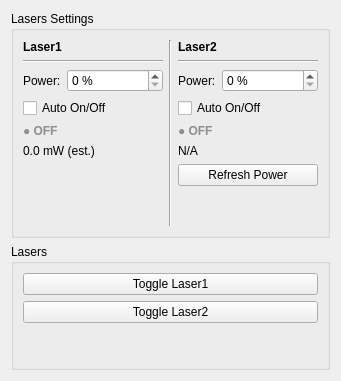
<?xml version="1.0" encoding="UTF-8"?>
<ui version="4.0">
 <class>LaserPanel</class>
 <widget class="QWidget" name="laserPanel">
  <layout class="QVBoxLayout" name="verticalLayout_panel">
   <item>
    <widget class="QGroupBox" name="groupBox_15">
     <property name="title">
      <string>Lasers Settings</string>
     </property>
     <layout class="QHBoxLayout" name="horizontalLayout_68">
      <item>
       <layout class="QVBoxLayout" name="verticalLayout_43">
        <item>
         <widget class="QLabel" name="label_72">
          <property name="text">
           <string>&lt;html&gt;&lt;head/&gt;&lt;body&gt;&lt;p&gt;&lt;span style=&quot; font-weight:600;&quot;&gt;Laser1&lt;/span&gt;&lt;/p&gt;&lt;/body&gt;&lt;/html&gt;</string>
          </property>
         </widget>
        </item>
        <item>
         <widget class="Line" name="line_20">
          <property name="sizePolicy">
           <sizepolicy hsizetype="Preferred" vsizetype="Preferred">
            <horstretch>0</horstretch>
            <verstretch>0</verstretch>
           </sizepolicy>
          </property>
          <property name="orientation">
           <enum>Qt::Horizontal</enum>
          </property>
         </widget>
        </item>
        <item>
         <layout class="QFormLayout" name="formLayout_14">
          <item row="0" column="0">
           <widget class="QLabel" name="label_50">
            <property name="sizePolicy">
             <sizepolicy hsizetype="Fixed" vsizetype="Preferred">
              <horstretch>0</horstretch>
              <verstretch>0</verstretch>
             </sizepolicy>
            </property>
            <property name="text">
             <string>Power:</string>
            </property>
           </widget>
          </item>
          <item row="0" column="1">
           <widget class="QDoubleSpinBox" name="doubleSpinBox_laserOneAmplitude">
            <property name="sizePolicy">
             <sizepolicy hsizetype="Preferred" vsizetype="Fixed">
              <horstretch>0</horstretch>
              <verstretch>0</verstretch>
             </sizepolicy>
            </property>
            <property name="suffix">
             <string> %</string>
            </property>
            <property name="decimals">
             <number>0</number>
            </property>
            <property name="minimum">
             <double>0.000000000000000</double>
            </property>
            <property name="maximum">
             <double>100.000000000000000</double>
            </property>
            <property name="singleStep">
             <double>1.000000000000000</double>
            </property>
            <property name="value">
             <double>0.000000000000000</double>
            </property>
           </widget>
          </item>
         </layout>
        </item>
        <item>
         <widget class="QCheckBox" name="checkBox_laserOneAutomatic">
          <property name="text">
           <string>Auto On/Off</string>
          </property>
         </widget>
        </item>
        <item>
         <widget class="QLabel" name="label_laserOneStatus">
          <property name="minimumSize">
           <size>
            <width>140</width>
            <height>0</height>
           </size>
          </property>
          <property name="toolTip">
           <string>Laser 1 emission state (ON / OFF / ERR)</string>
          </property>
          <property name="styleSheet">
           <string notr="true">color: #8E8E93; font-weight: bold;</string>
          </property>
          <property name="text">
           <string>● OFF</string>
          </property>
         </widget>
        </item>
        <item>
         <widget class="QLabel" name="label_laserOneReadback">
          <property name="minimumSize">
           <size>
            <width>80</width>
            <height>0</height>
           </size>
          </property>
          <property name="toolTip">
           <string>Linear-through-origin estimate (mW = V * mW_per_volt). Unverified — the linear model predicts 300 mW at 5V, but the rig-measured output is ~107.5 mW at 5V (DPSS threshold knee + free-space measurement geometry). Run the rig calibration sweep to load a measured V-&gt;mW curve.</string>
          </property>
          <property name="text">
           <string>0.0 mW (est.)</string>
          </property>
         </widget>
        </item>
        <item>
         <spacer name="verticalSpacer_8">
          <property name="orientation">
           <enum>Qt::Vertical</enum>
          </property>
          <property name="sizeHint" stdset="0">
           <size>
            <width>20</width>
            <height>40</height>
           </size>
          </property>
         </spacer>
        </item>
       </layout>
      </item>
      <item>
       <widget class="Line" name="line_21">
        <property name="orientation">
         <enum>Qt::Vertical</enum>
        </property>
       </widget>
      </item>
      <item>
       <layout class="QVBoxLayout" name="verticalLayout_44">
        <item>
         <widget class="QLabel" name="label_73">
          <property name="text">
           <string>&lt;html&gt;&lt;head/&gt;&lt;body&gt;&lt;p&gt;&lt;span style=&quot; font-weight:600;&quot;&gt;Laser2&lt;/span&gt;&lt;/p&gt;&lt;/body&gt;&lt;/html&gt;</string>
          </property>
         </widget>
        </item>
        <item>
         <widget class="Line" name="line_22">
          <property name="sizePolicy">
           <sizepolicy hsizetype="Preferred" vsizetype="Preferred">
            <horstretch>0</horstretch>
            <verstretch>0</verstretch>
           </sizepolicy>
          </property>
          <property name="orientation">
           <enum>Qt::Horizontal</enum>
          </property>
         </widget>
        </item>
        <item>
         <layout class="QFormLayout" name="formLayout_15">
          <item row="0" column="0">
           <widget class="QLabel" name="label_74">
            <property name="sizePolicy">
             <sizepolicy hsizetype="Fixed" vsizetype="Preferred">
              <horstretch>0</horstretch>
              <verstretch>0</verstretch>
             </sizepolicy>
            </property>
            <property name="text">
             <string>Power:</string>
            </property>
           </widget>
          </item>
          <item row="0" column="1">
           <widget class="QDoubleSpinBox" name="doubleSpinBox_laserTwoAmplitude">
            <property name="sizePolicy">
             <sizepolicy hsizetype="Preferred" vsizetype="Fixed">
              <horstretch>0</horstretch>
              <verstretch>0</verstretch>
             </sizepolicy>
            </property>
            <property name="suffix">
             <string> %</string>
            </property>
            <property name="decimals">
             <number>0</number>
            </property>
            <property name="maximum">
             <double>100.000000000000000</double>
            </property>
            <property name="singleStep">
             <double>1.000000000000000</double>
            </property>
           </widget>
          </item>
         </layout>
        </item>
        <item>
         <widget class="QCheckBox" name="checkBox_laserTwoAutomatic">
          <property name="text">
           <string>Auto On/Off</string>
          </property>
         </widget>
        </item>
        <item>
         <widget class="QLabel" name="label_laserTwoStatus">
          <property name="minimumSize">
           <size>
            <width>140</width>
            <height>0</height>
           </size>
          </property>
          <property name="toolTip">
           <string>Laser 2 emission state (ON / OFF / ERR)</string>
          </property>
          <property name="styleSheet">
           <string notr="true">color: #8E8E93; font-weight: bold;</string>
          </property>
          <property name="text">
           <string>● OFF</string>
          </property>
         </widget>
        </item>
        <item>
         <widget class="QLabel" name="label_laserTwoReadback">
          <property name="minimumSize">
           <size>
            <width>80</width>
            <height>0</height>
           </size>
          </property>
          <property name="toolTip">
           <string>iBeam power readback — click Refresh Power to re-query</string>
          </property>
          <property name="text">
           <string>N/A</string>
          </property>
         </widget>
        </item>
        <item>
         <widget class="QPushButton" name="pushButton_laserTwoRefresh">
          <property name="toolTip">
           <string>Re-query iBeam status and power readback now (skipped while a power write is in progress)</string>
          </property>
          <property name="text">
           <string>Refresh Power</string>
          </property>
         </widget>
        </item>
        <item>
         <spacer name="verticalSpacer_15">
          <property name="orientation">
           <enum>Qt::Vertical</enum>
          </property>
          <property name="sizeHint" stdset="0">
           <size>
            <width>20</width>
            <height>40</height>
           </size>
          </property>
         </spacer>
        </item>
       </layout>
      </item>
     </layout>
    </widget>
   </item>
   <item>
    <widget class="QGroupBox" name="groupBox_4">
     <property name="sizePolicy">
      <sizepolicy hsizetype="Preferred" vsizetype="Fixed">
       <horstretch>0</horstretch>
       <verstretch>0</verstretch>
      </sizepolicy>
     </property>
     <property name="minimumSize">
      <size>
       <width>140</width>
       <height>126</height>
      </size>
     </property>
     <property name="title">
      <string>Lasers</string>
     </property>
     <layout class="QVBoxLayout" name="verticalLayout_7">
      <item>
       <layout class="QVBoxLayout" name="verticalLayout_17">
        <item>
         <widget class="QPushButton" name="pushButton_laserOneToggle">
          <property name="sizePolicy">
           <sizepolicy hsizetype="Preferred" vsizetype="Fixed">
            <horstretch>0</horstretch>
            <verstretch>0</verstretch>
           </sizepolicy>
          </property>
          <property name="toolTip">
           <string>Activate left laser</string>
          </property>
          <property name="text">
           <string>Toggle Laser1</string>
          </property>
         </widget>
        </item>
        <item>
         <widget class="QPushButton" name="pushButton_laserTwoToggle">
          <property name="sizePolicy">
           <sizepolicy hsizetype="Preferred" vsizetype="Fixed">
            <horstretch>0</horstretch>
            <verstretch>0</verstretch>
           </sizepolicy>
          </property>
          <property name="toolTip">
           <string>Activate right laser</string>
          </property>
          <property name="text">
           <string>Toggle Laser2</string>
          </property>
         </widget>
        </item>
        <item>
         <spacer name="verticalSpacer_12">
          <property name="orientation">
           <enum>Qt::Vertical</enum>
          </property>
          <property name="sizeType">
           <enum>QSizePolicy::Expanding</enum>
          </property>
          <property name="sizeHint" stdset="0">
           <size>
            <width>20</width>
            <height>1</height>
           </size>
          </property>
         </spacer>
        </item>
       </layout>
      </item>
     </layout>
    </widget>
   </item>
  </layout>
 </widget>
 <resources/>
 <connections/>
</ui>
